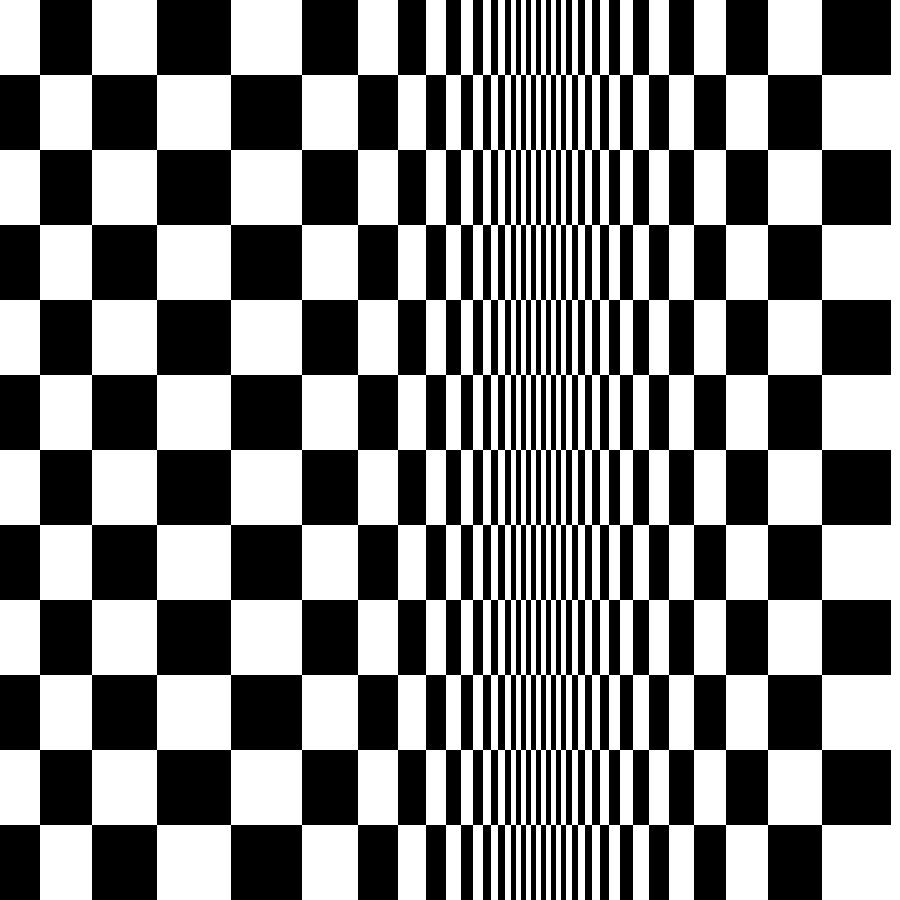
Frame 1 (no input)
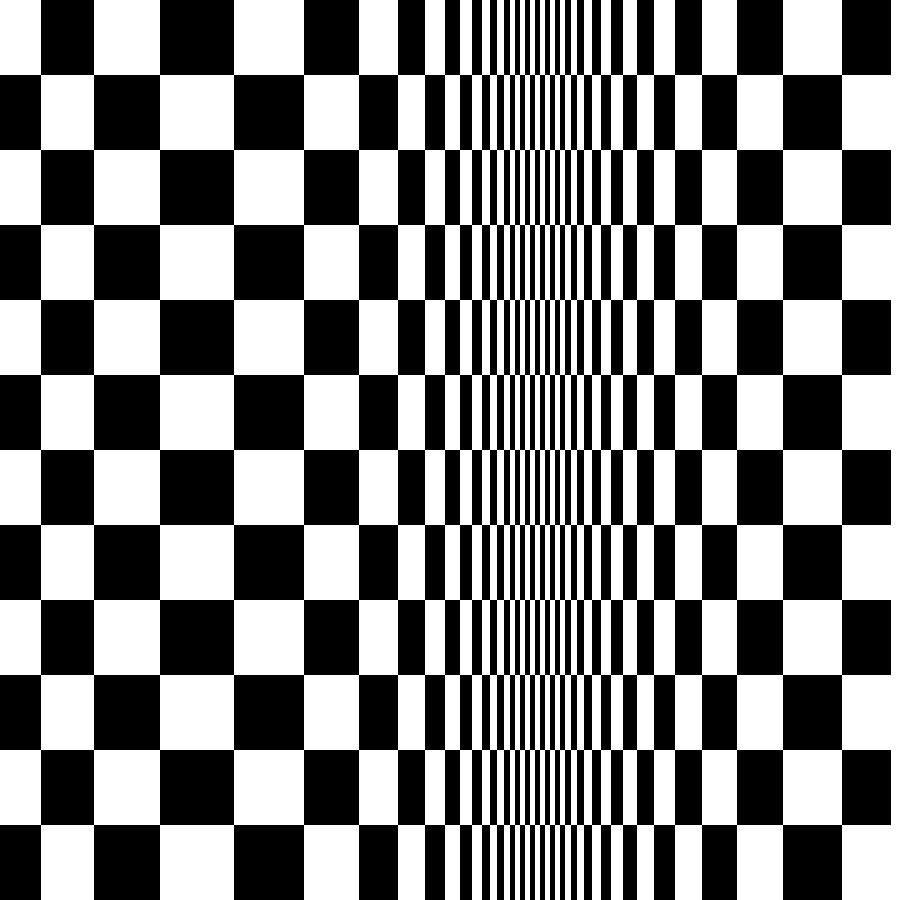
Frame 2 (the mouse pressed at the canvas centre, redrawn once)

The p5.js sketch that drew these frames (run headless with seeded random() and noise() and a simulated clock; the mouse was pressed at the canvas centre and the sketch redrawn once):

// p5.js sketch
// ── sketch.js
let rows = 12;
let cols = 12;
let cnv;
let h, w;
let sz;

function setup() {
  cnv = createCanvas(900, 900);
  let cx = (windowWidth - cnv.width) / 2;
  let cy = (windowHeight - cnv.height) / 2;
  cnv.position(cx, cy);
  angleMode(DEGREES);
  sz = floor(height / 12);
  h = floor(height / 12);
  w = floor(width / 12);

  background(255);
  //fill(0);
  // ellipse(200, 200, 20, 20);
  drawChess2();
  //frameRate(2);
}

function draw() {
  drawChess2();
  noLoop();
}

function drawChess() {
  for (let j = 0; j < rows; j++) {
    for (let i = 0; i < cols; i++) {
      if ((i + j) % 2 === 0) {
        fill(255);
      } else {
        fill(0);
      }
      rect(i * sz, j * sz, sz, sz);
    }
  }
}

function drawChess2() {
  //stroke(255, 0, 0);
  noStroke();
  for (let j = 0; j < height; j += h) {
    let i = 0;
    let colIndex = 0;

    while (i < width - h) {
      w = floor(map(sin(i * 0.5 + (frameCount % 360)), -1, 1, 5, 75));

      print(i, w);
      if ((colIndex + j) % 2 === 0) {
        fill(255);
      } else {
        fill(0);
      }
      rect(i, j, w, h);
      i += w;
      colIndex++;
    }
  }
}

function drawChess1() {
  for (let j = 0; j < rows; j++) {
    for (let i = 0; i < cols; i++) {
      if ((i + j) % 2 === 0) {
        fill(255);
      } else {
        fill(0);
      }
      rect(i * sz, j * sz, sz, sz);
    }
  }
}
